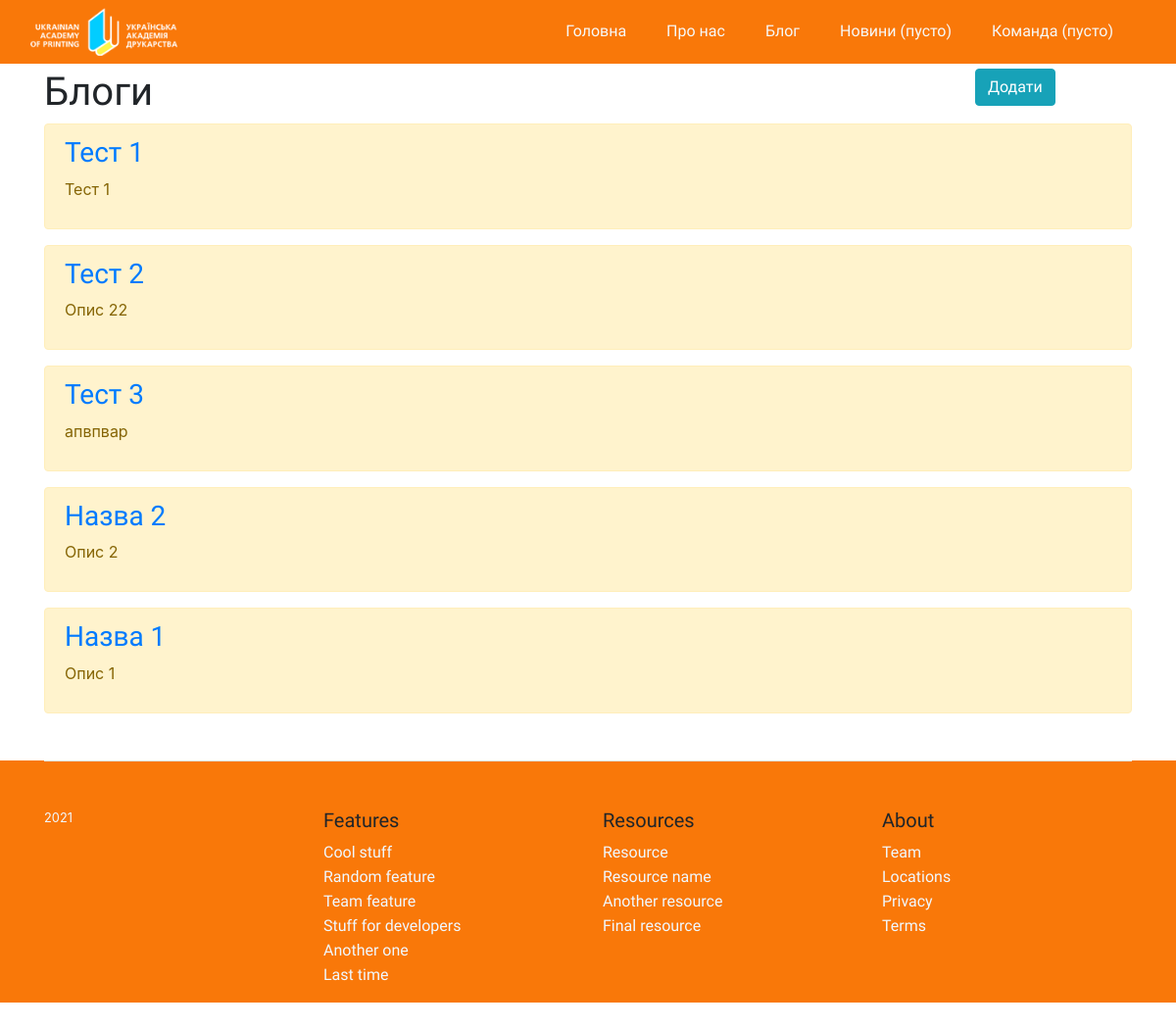
/blog/, run on an earlier commit of the app's database.
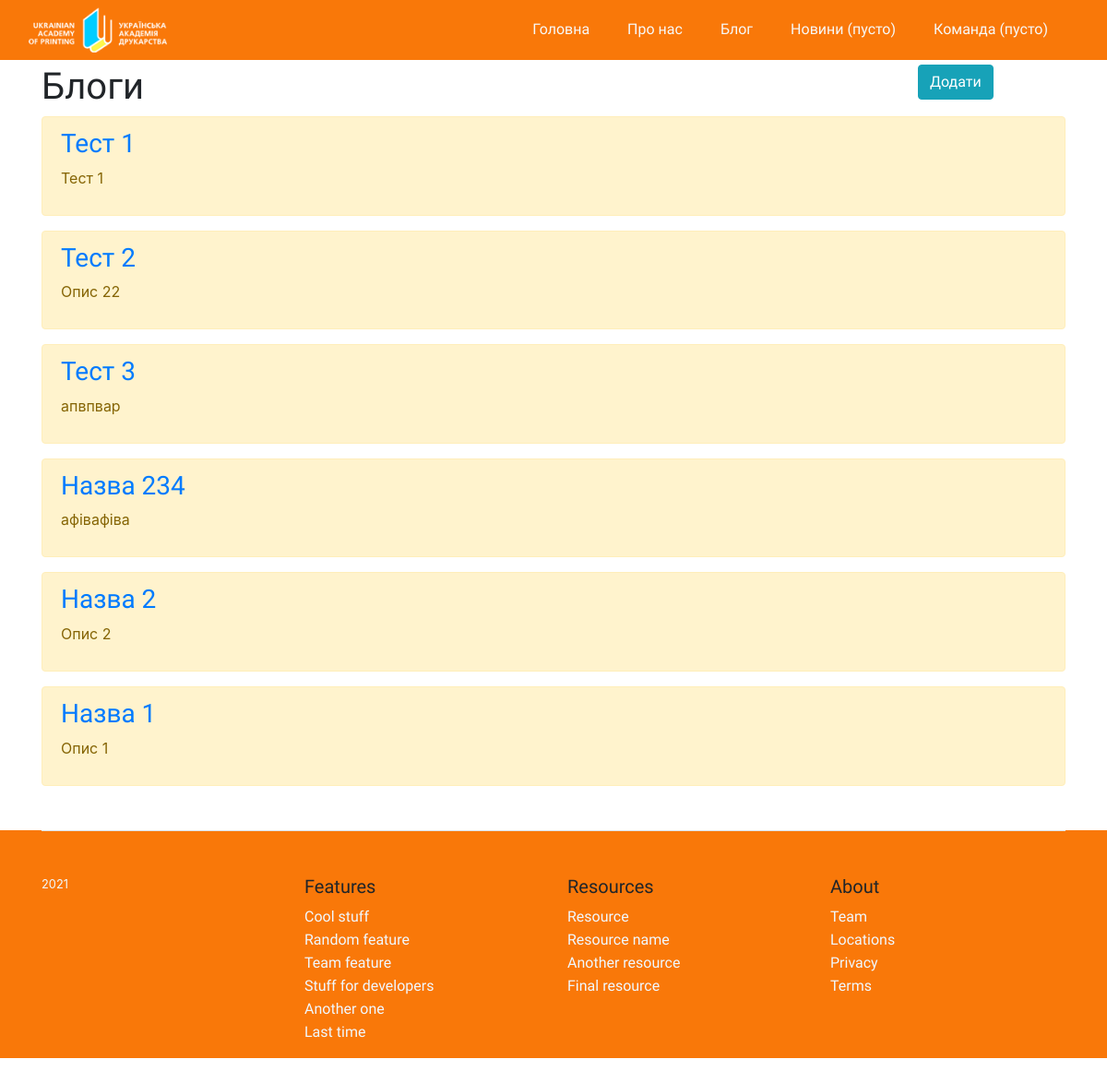
And on a later commit of the database.
### blog/models.py (models this page shows, shortened)
class Titles(models.Model):
    title = models.CharField('Назва', max_length=50, default='Без назви')
    anons = models.CharField('Анонс', max_length=250)
    full_text = models.TextField('Текст статті')
    date = models.DateTimeField('Дата публікації')
    class Meta:
        verbose_name = 'Блог'
        verbose_name_plural = 'Блоги'

### blog/views.py (the view)
# urls.py: path('', views.blog, name='blog'),
def blog(request):
    blogs = Titles.objects.all().order_by('-date')
    return render(request, 'blog/blog.html', {'blogs': blogs})

### blog/templates/blog/blog.html (shortened to what this page needs)
{% extends 'main/body.html' %}
{% block body %}
    <div class="container-fluid">
        <div>
            <div class="container">
                <div class="row">
                    <div class="col-10">
                        <span><h1>Блоги</h1></span>
                    </div>
                    <div class="col-2">
                        <a href="{% url 'add_blog' %}">
                            <button class="btn btn-info">Додати</button>
                        </a>
                    </div>
                </div>
            </div>
        </div>
        <div>
            <div class="container">
                        {% if blogs %}
                            {% for i in blogs %}
                                <div class="alert alert-warning">
                                    <a href="{% url 'blogInDetails' i.id %}" class="">
                                        <h3>{{ i.title }}</h3>
                                    </a>
                                    <p>{{ i.anons }}</p>
                                </div>
                            {% endfor %}
                        {% else %}
                            <p>Немає блогів</p>
                        {% endif %}
            </div>
        </div>
    </div>
{% endblock %}

### main/templates/main/body.html (shortened to what this page needs)
{% load static %}
<!DOCTYPE html>
<html lang="ua">
<head>
    <link rel="stylesheet" href="https://cdn.jsdelivr.net/npm/bootstrap@4.6.0/dist/css/bootstrap.min.css">
    <link rel="stylesheet" type="text/css" href="{% static 'main/css/about.css' %}">
    <link rel="stylesheet" type="text/css" href="{% static 'main/css/main_page.css' %}">
    <link rel="stylesheet" type="text/css" href="{% static 'main/css/top.css' %}">
    <link rel="stylesheet" type="text/css" href="{% static 'main/css/general.css' %}">
</head>
<body>
    {% include 'main/top.html' %}
    {% block body %}
    {% endblock %}
    {% include 'main/foot.html' %}
</body>
</html>

### main/templates/main/top.html (shortened to what this page needs)
{% load static %}
<header>
    <nav class="navbar navbar-expand-md fixed-top headnav">
        <div class="container-fluid">
            <a href="#" class="nabvar-brand"><img src="static/main/img/uadlogo2.png" alt="uad logo"></a>
            <div class="collapse navbar-collapse" id="navbar-menu">
                <ul class="navbar-nav ml-auto">
                    <li class="nav-item active">
                        <a href="/" class="nav-link">Головна</a>
                    </li>
                    <li class="nav-item">
                        <a href="{% url 'about' %}" class="nav-link">Про нас</a>
                    </li>
                    <li class="nav-item">
                        <a href="{% url 'blog' %}" class="nav-link">Блог</a>
                    </li>
                    <li class="nav-item">
                        <a href="#NEWS" class="nav-link">Новини (пусто)</a>
                    </li>
                    <li class="nav-item">
                        <a href="#TEAM" class="nav-link">Команда (пусто)</a>
                    </li>
                </ul>
            </div>
        </div>
    </nav>
</header>
<div style="padding-bottom: 70px;" ></div>

### main/templates/main/foot.html (shortened to what this page needs)
{% load static %}
<link rel="stylesheet" href="{% static 'main/css/foot.css' %}">
<div class="foot">
    <div class="container">
        <footer class="pt-4 my-md-5 pt-md-5 border-top">
        <div class="row">
            <div class="col-12 col-md">
            <small class="d-block mb-3 text">2021</small>
            </div>
            <div class="col-6 col-md">
            <h5>Features</h5>
            <ul class="list-unstyled text-small">
                <li><a class="text" href="#">Cool stuff</a></li>
                <li><a class="text" href="#">Random feature</a></li>
                <li><a class="text" href="#">Team feature</a></li>
                <li><a class="text" href="#">Stuff for developers</a></li>
                <li><a class="text" href="#">Another one</a></li>
                <li><a class="text" href="#">Last time</a></li>
            </ul>
            </div>
            <div class="col-6 col-md">
            <h5>Resources</h5>
            <ul class="list-unstyled text-small">
                <li><a class="text" href="#">Resource</a></li>
                <li><a class="text" href="#">Resource name</a></li>
                <li><a class="text" href="#">Another resource</a></li>
                <li><a class="text" href="#">Final resource</a></li>
            </ul>
            </div>
            <div class="col-6 col-md">
            <h5>About</h5>
            <ul class="list-unstyled text-small">
                <li><a class="text" href="#">Team</a></li>
                <li><a class="text" href="#">Locations</a></li>
                <li><a class="text" href="#">Privacy</a></li>
                <li><a class="text" href="#">Terms</a></li>
            </ul>
            </div>
        </div>
        </footer>
    </div>
</div>

### main/static/main/css/about.css (style rules this page uses)
html, h1,h2,h3,h4,h5,h6,a { font-family: "Raleway"; }

### main/static/main/css/main_page.css (style rules this page uses)
html, h1,h2,h3,h4,h5,h6,a { font-family: "Raleway"; }

### main/static/main/css/top.css (style rules this page uses)
html, h1,h2,h3,h4,h5,h6,a { font-family: "Raleway"; }
.headnav { background-color: #f97400f6 ; }
.nabvar-brand img { width: 150px; }
.navbar-nav li { padding-right: 25px; }
.navbar-nav li a { color: #F7F9F8; }

### main/static/main/css/general.css (style rules this page uses)
html, h1,h2,h3,h4,h5,h6,a { font-family: "Raleway"; }

### main/static/main/css/foot.css (style rules this page uses)
html, h1,h2,h3,h4,h5,h6,a { font-family: "Raleway"; }
.foot { background-color: #f97400f6; }
.text { color: aliceblue; }

What changed in the data, as far as the page shows it:
added Titles: title "Назва 234", anons "афівафіва"
